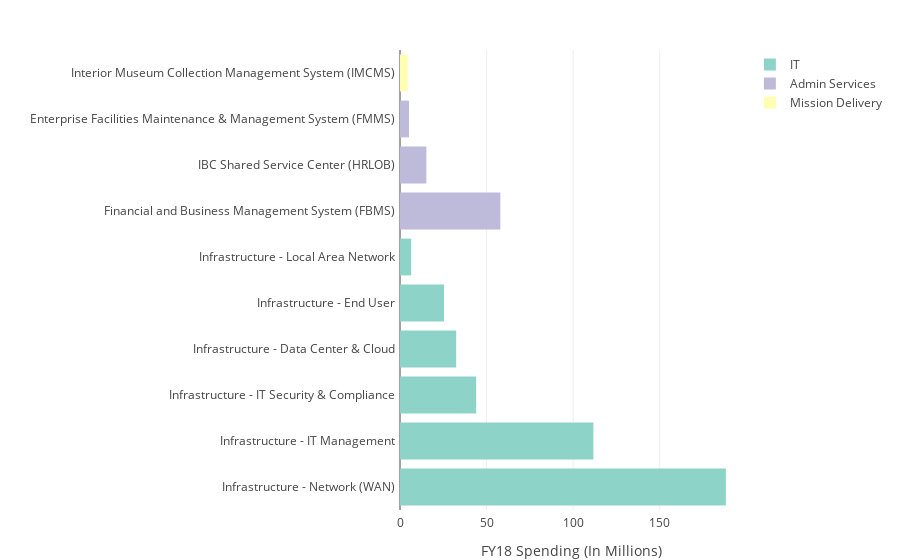

Notebook cell for this chart:
### Code cell
update_bars()

### Figure 1 — Plotly figure (JSON) as saved in the notebook; plotly's stock layout.template omitted (floating-point values rounded to 4 significant figures)
{"data": [{"marker": {"color": ["#8dd3c7", "#8dd3c7", "#8dd3c7", "#8dd3c7", "#8dd3c7", "#8dd3c7"]}, "name": "IT", "orientation": "h", "type": "bar", "uid": "c1975725-d8b6-49c2-adcc-e8ac91a9c1db", "x": [188.2, 111.7, 43.98, 32.45, 25.42, 6.457], "y": [" Infrastructure - Network (WAN)", " Infrastructure - IT Management", " Infrastructure - IT Security & Compliance", " Infrastructure - Data Center & Cloud", " Infrastructure - End User", " Infrastructure - Local Area Network"]}, {"marker": {"color": ["#bebada", "#bebada", "#bebada"]}, "name": "Admin Services", "orientation": "h", "type": "bar", "uid": "646f4654-0e27-45d6-bd90-8d7759908985", "x": [57.94, 15.22, 5.176], "y": [" Financial and Business Management System (FBMS)", " IBC Shared Service Center (HRLOB)", " Enterprise Facilities Maintenance & Management System (FMMS)"]}, {"marker": {"color": ["#ffffb3"]}, "name": "Mission Delivery", "orientation": "h", "type": "bar", "uid": "1e03525e-56ff-46e9-bf8e-63b6dd17cf26", "x": [4.468], "y": [" Interior Museum Collection Management System (IMCMS)"]}], "layout": {"margin": {"b": 50, "l": 400, "pad": 4, "r": 50, "t": 50}, "showlegend": true, "xaxis": {"title": {"text": "FY18 Spending (In Millions)"}}}}
